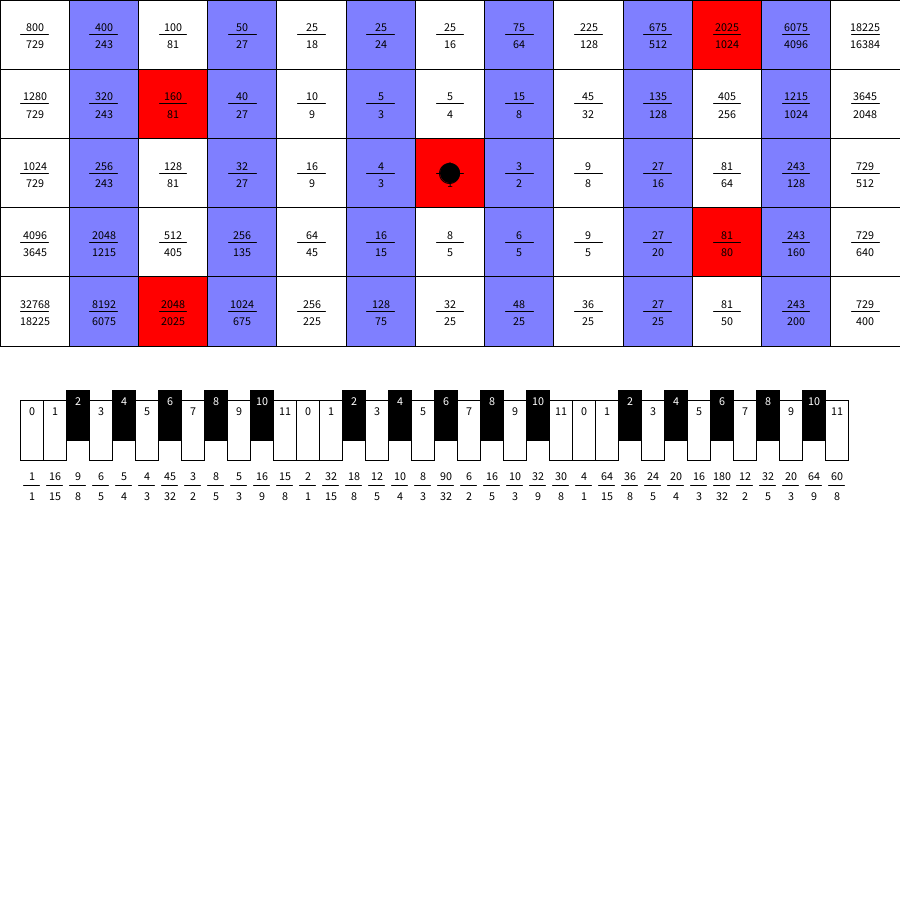
Frame 1 (no input)
Frame 60 (the mouse pressed at the canvas centre just before this capture): identical to frame 1, image omitted
Frame 120 (the mouse held since frame 60 and released just before this capture): identical to frame 1, image omitted

The Processing sketch that drew this single still picture (run headless with seeded random() and noise(); from frame 60 on, the mouse is pressed at the canvas centre):

// Processing sketch: just_intonation_interfaces
// ── just_intonation_interfaces.pde
import java.util.Arrays;
import java.util.List;

final int[] primes = {3, 5};
final int equave = 2;
final int MIN_ET = 10;
final int MAX_ET = 30;

int radiusX = 1;
int radiusY = 1;

ArrayList<Float> basicIntervals = new ArrayList<Float>(); 
ArrayList<Float> otonalIntervals = new ArrayList<Float>();
Tone[][] tones;
int[][] toneTree;
ArrayList<Integer> selectedTones = new ArrayList<Integer>();
ArrayList<int[]> scales;

int et;
int etW, etH;
ArrayList<Integer> etDimensions = new ArrayList<Integer>(); // Dimensions of the space that's repeating. For example, {3, 12} in [3, 5] -> 2.
float cellSize;
int selectedScale = 0;
int selectedMode = 0;
int nVariations, whiteTones;
int playingTone = -1;

float[] tonalCenter = {6, 2};
int[][] intervals;

void setup() {
  size(900, 900);
  et = findET();
  println("ET", et);
  setScale();
}

void setScale() {
  /* FIND ET WIDTH */
  radiusX = 1;
  ArrayList<Integer> xTones = new ArrayList<Integer>();
  while (!anyRepeated(xTones)) {
    float x = pow(primes[0], radiusX);
    float oIx = x/pow(equave, floor(log(x)/log(equave)));
    float uIx = pow(equave, 1+ floor(log(x)/log(equave)))/x;
    radiusX++;
    xTones.add(findNTone(oIx));
    xTones.add(findNTone(uIx));
  }  
  radiusX--;
  
  println("rX", radiusX);

  /* FIND ET HEIGHT */
  radiusY = 1;
  ArrayList<Integer> yTones = new ArrayList<Integer>();
  while (!anyRepeated(yTones)) {
    float y = pow(primes[1], radiusY);
    float oIy = y/pow(equave, floor(log(y)/log(equave)));
    float uIy = pow(equave, 1+ floor(log(y)/log(equave)))/y;
    radiusY++;
    yTones.add(findNTone(oIy));
    yTones.add(findNTone(uIy));
  }
  radiusY--;

  // Set ET size
  etW = radiusX*2+1;
  etH = radiusY*2+1;

  cellSize = width/float(et+1);

  /* FIND COPRIMES */
  int blackTones = et/2;
  whiteTones = et-blackTones;
  while (gcd(blackTones, whiteTones)!=1) {
    whiteTones += 1;
    blackTones -= 1;
  }

  /* TONE TREE */
  toneTree = new int[whiteTones-1][2];
  for (int i=0; i<toneTree.length; i++) {
    int extra = et%2==0 && i>=whiteTones/2 ? 0 : 1;
    toneTree[i][0] = i*2+extra;
    toneTree[i][1] = i*2+extra+1;
    
  }
  
  scales = new ArrayList<int[]>();
  /* BINARY */
  int seedLength = (whiteTones-1)/2;
  nVariations = (int)pow(2, seedLength);
  if (whiteTones%2==0) nVariations*=2;
  
  println(seedLength, nVariations);

  for (int i=0; i<nVariations; i++) {
    int k = whiteTones%2==0 ? i/2 : i;
    String binarySeed = binary(k, seedLength);

    String secondHalf = new StringBuilder(binarySeed).reverse().toString();
    if (whiteTones%2==0) {
      binarySeed += i%2;
    }
    secondHalf = secondHalf.replace('1', '2');
    secondHalf = secondHalf.replace('0', '1');
    secondHalf = secondHalf.replace('2', '0');
    binarySeed += secondHalf;

    int[] tones = new int[whiteTones];
    tones[0] = 0;

    for (int j=0; j<binarySeed.length(); j++) {
      int c = binarySeed.charAt(j) == '1' ? 1 : 0;
      tones[j+1] = toneTree[j][c];
    }

    int[] steps = getSteps(tones);
    steps = inversion(steps, selectedMode);

    // Set tones again (to apply mode)
    int[] new_tones = new int[tones.length];
    new_tones[0] = 0;
    for (int j=0; j<tones.length-1; j++) {
      new_tones[j+1] = new_tones[j] + steps[j];
    }    

    scales.add(new_tones);
  }

  /* CREATE TONES */
  tones = new Tone[etH][etW];
  for (int row=0; row<etH; row++) {
    tones[row] = new Tone[etW];
    for (int col=0; col<etW; col++) {
      tones[row][col] = new Tone(row, col);
    }
  }

  selectedTones = new ArrayList<Integer>();
  for (int t : scales.get(selectedScale)) selectedTones.add(t);

  int[] steps = getSteps(scales.get(selectedScale));

  if (arrayContains(steps, 0)) nextScale();

  setIntervals();
}

void draw() {
  background(255);

  for (Tone[] row : tones) for (Tone tone : row) tone.draw();

  textAlign(CENTER);
  for (int i=0; i<et*3; i++) {
    boolean contained = selectedTones.contains(i%et);
    fill(contained ? 255 : 0);
    if (i == playingTone) fill(255, 0, 0);
    rect(20+i*23, 400 + (contained ? 0 :-10), 23, 60+ (contained ? 0 :-10));
    fill(contained ? 0 : 255);
    text(i%et, 20+(i+.5)*23, 415+ (contained ? 0 :-10));
  }

  for (int i=0; i<et*3; i++) {
    int n = i%et;
    int e = i/et; // What equave?
    
    fill(0);
    text(intervals[n][0]*(int)pow(equave, e), 20+(i+.5)*23, 480);
    line(12+(i+.5)*23, 485, 28+(i+.5)*23, 485);
    text(intervals[n][1], 20+(i+.5)*23, 500);
  }

  fill(0);
  ellipse(cellSize*(tonalCenter[0]+.5), cellSize*(tonalCenter[1]+.5), 20, 20);
}

// ── Tone.pde
class Tone{
  int x, y;
  int o, u; // Otonal  and utonal dimensions
  
  float ratio;
  int num = 1, denom = 1;
  
  int n; // Position of tone in ET
  
  Tone(int y, int x){
    this.x = x;
    this.y = y;
    o = x-radiusX;
    u = -y+radiusY;
        
    // Get ratio and fraction
    
    if(o>0) num*=pow(primes[0], o);
    else denom*=pow(primes[0], -o);   
    
    if(u>0) num*=pow(primes[1], u);
    else denom*=pow(primes[1], -u);  
    
    while(num/float(denom)>equave) denom*=equave;
    while(num/float(denom)<1) num*=equave;
        
    ratio = pow(primes[0], o)*pow(primes[1], u);
    while(ratio>equave) ratio/=equave;
    while(ratio<1) ratio*=equave;
    
    n = findNTone(ratio);
    
  }
  
  void draw(){
    if(n==0) fill(255, 0, 0);
    else if(selectedTones.contains(n)) fill(127, 127, 255);
    else fill(255);
    rect(cellSize*x, cellSize*y, cellSize, cellSize);
    
    fill(0);
    textAlign(CENTER);
    text(num, cellSize*(x+.5), cellSize*(y+.45));
    text(denom, cellSize*(x+.5), cellSize*(y+.7));
    line(cellSize*(x+.3), cellSize*(y+.5), cellSize*(x+.7), cellSize*(y+.5));
    //text(n, cellSize*(x+.5), cellSize*(y+.5));
  }
  
  void mousePressed(){
    if(mouseX>cellSize*x && mouseX<cellSize*(x+1) && mouseY>cellSize*y && mouseY<cellSize*(y+1)){
      if(selectedTones.contains(n)) selectedTones.remove(selectedTones.indexOf(n));
      else selectedTones.add(n);
    }
  }
}

// ── et_finder.pde
int findET() {
  for (int prime : primes) {
    float otonalInterval = prime/pow(equave, floor(log(prime)/log(equave))); // Otonal
    basicIntervals.add(otonalInterval);
    otonalIntervals.add(otonalInterval);
    basicIntervals.add(pow(equave, 1+ floor(log(prime)/log(equave)))/prime); // Utonal
  }

  // Iterate ETs from MIN_ET to MAX_ET
  int bestET = 0;
  float minTotalDistance = 1000;
  for (int et=MIN_ET; et<MAX_ET; et++) {
    float totalDistance = 0;
    // Iterate through all basic (just) intervals
    for (float interval : basicIntervals) {
      float minDistance = 1000;

      // Iterate through all the tones of the ET
      for (int tone=0; tone<et+1; tone++) {
        float intervalCents = et*100*log(interval)/log(equave); // Cents of the just tone
        float ettCents = 100*tone; // Cents of the tempered tone
        float distance = abs(ettCents-intervalCents);
        if (distance<minDistance) minDistance = distance;
      }
      totalDistance += minDistance;
    }
    if (totalDistance<minTotalDistance) {
      minTotalDistance = totalDistance;  
      bestET = et;
    }
  }
  return bestET;
}

int findNTone(float interval) {
  int closestTone = 0;
  float minDistance = 1000.;
  
  for (int tone=0; tone<et+1; tone++) {
    float toneRatio = pow(equave, tone/float(et));
    float distance = abs(toneRatio-interval);
    if (distance<minDistance) {
      closestTone = tone;
      minDistance = distance;
    }
  }
  return closestTone%et;
}

// ── interaction.pde
void mousePressed() {
  for (Tone[] row : tones) for (Tone tone : row) tone.mousePressed();
}

void keyPressed() {
  switch(keyCode) {
    /* Arrows */
  case 37:
    previousScale();
    break;
  case 38:
    nextMode();
    break;
  case 39:
    nextScale();
    break;
  case 40:
    previousMode();
    break;
  /* Piano */
  default:
    playNote(keyCode);
  }
}

void nextScale() {
  selectedScale = (selectedScale+1)%nVariations;
  setScale();
}

void previousScale() {
  selectedScale--;
  if (selectedScale<0) selectedScale = nVariations-1;
  setScale();
}

void nextMode() {
  selectedMode = (selectedMode+1)%whiteTones;
  setScale();
}

void previousMode() {
  selectedMode--;
  if (selectedMode<0) selectedMode = whiteTones-1;
  setScale();
}

// ── musical_stuff.pde
int[] keys = {49, 50, 51, 52, 53, 54, 55, 56, 57, 58};

void playNote(int k) {
  playingTone = indexOf(keys, k);
  
  Tone closestTone = getClosestTone(tonalCenter, playingTone);
  tonalCenter[0] = closestTone.x;
  tonalCenter[1] = closestTone.y;
  println(playingTone);
  setIntervals();
}

void setIntervals() {
  intervals = new int[et][2];

  for (int i=0; i<et; i++) {
    Tone closestTone = getClosestTone(tonalCenter, i);
    int[] interval = {closestTone.num, closestTone.denom};
    intervals[i] = interval;
  }
}

Tone getClosestTone(float[] coordinates, int value) {
  float minDistance = 1000;
  Tone closestTone = null;
  for (Tone[] row : tones) {
    for (Tone tone : row) {
      if (tone.n == value) {
        float dx = tone.x-tonalCenter[0];
        float dy = tone.y-tonalCenter[1];
        float distance = sqrt(dx*dx+dy*dy);
        if (distance<minDistance) {
          minDistance = distance;  
          closestTone = tone;
        }
      }
    }
  }
  return closestTone;
}

// ── utils.pde
// Count repetitions in ArrayList of tones

boolean anyRepeated(ArrayList<Integer> tones) {
  int[] counter = new int[et];
  for (int tone : tones) {
    counter[tone]++;
    if (counter[tone]>1) return true;
  }
  return false;
}

// https://www.baeldung.com/java-greatest-common-divisor
int gcd(int n1, int n2) {
  int gcd = 1;
  for (int i = 1; i <= n1 && i <= n2; i++) {
    if (n1 % i == 0 && n2 % i == 0) {
      gcd = i;
    }
  }
  return gcd;
}

// Generate inversions of an array
int[] inversion(int[] a, int v) {
  int[] new_a = new int[a.length];
  for (int i=0; i<a.length; i++) {
    new_a[i] = a[(i+v)%a.length];
  }
  return new_a;
}

// Get steps from tone array
int[] getSteps(int[] tones) {
  int[] steps = new int[tones.length];
  for (int j=0; j<tones.length-1; j++) {
    steps[j] = tones[j+1]-tones[j];
  }
  steps[steps.length-1] = et-tones[tones.length-1];
  return steps;
}

// Check if array contains a value
boolean arrayContains(int[] a, int v) {
  for (int x : a) if (x==v) return true;
  return false;
}

// Get position of element in array
int indexOf(int[] a, int v) {
  for (int i=0; i<a.length; i++) if (a[i] == v) return i;
  return -1;
}
